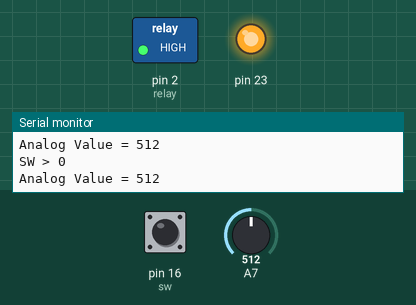
This sketch was run on a simulated Arduino Mega 2560, built with avr-gcc and run on an emulated ATmega2560. Parts: switched loads named in the sketch (green lamp = pin HIGH), output pins drawn as LEDs (lit = HIGH), the last lines printed to the serial monitor. Dashed ring = blinking. The inputs (shaded band) are chosen by the test bench; at power-on: pin 16 (sw) LOW, A7 = 512.

Above: at 1.8 s.
1.9 s: pin 16 (sw) pulled HIGH for 3.2 s
At 3.8 s:
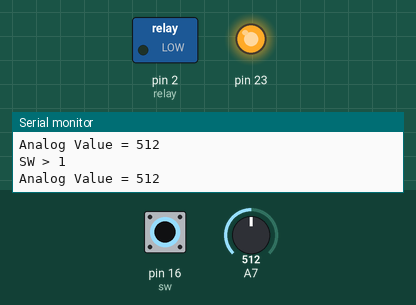
7.5 s: pin 16 (sw) pulled HIGH for 1.2 s
At 10.1 s:
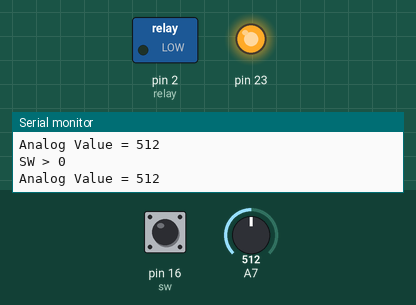
Timing chart, 0 to 11.6 s (numbered marks = the images above; inputs shaded):
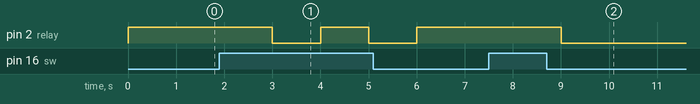

Measured:
- after the input at 1.9 s, pin 2 (relay): alternates HIGH for 1.0 s and LOW for 1.0 s, starting after 1.1 s
- after the input at 7.5 s, pin 2 (relay): HIGH → LOW after 1.5 s

The sketch:

1234.ino
```cpp
#define sw 16
#define relay 2
int swstate = 1;
void setup() {
  pinMode(sw,INPUT);
  pinMode(relay,OUTPUT);
  digitalWrite(relay,HIGH);
  Serial.begin(115200);
  pinMode(23,OUTPUT);
  digitalWrite(23,HIGH);
}

void loop() {
  int data = digitalRead(sw);
  Serial.print("SW > ");
  Serial.println(data);
  unsigned int val = analogRead(39);
  Serial.print("Analog Value = ");
  Serial.println(val);
  delay(1000);
  if( data== 1) {
    swstate = !swstate;
   }
   digitalWrite(relay,swstate);
  if (val>=1024){
      digitalWrite(relay,LOW);
   }
}
```
